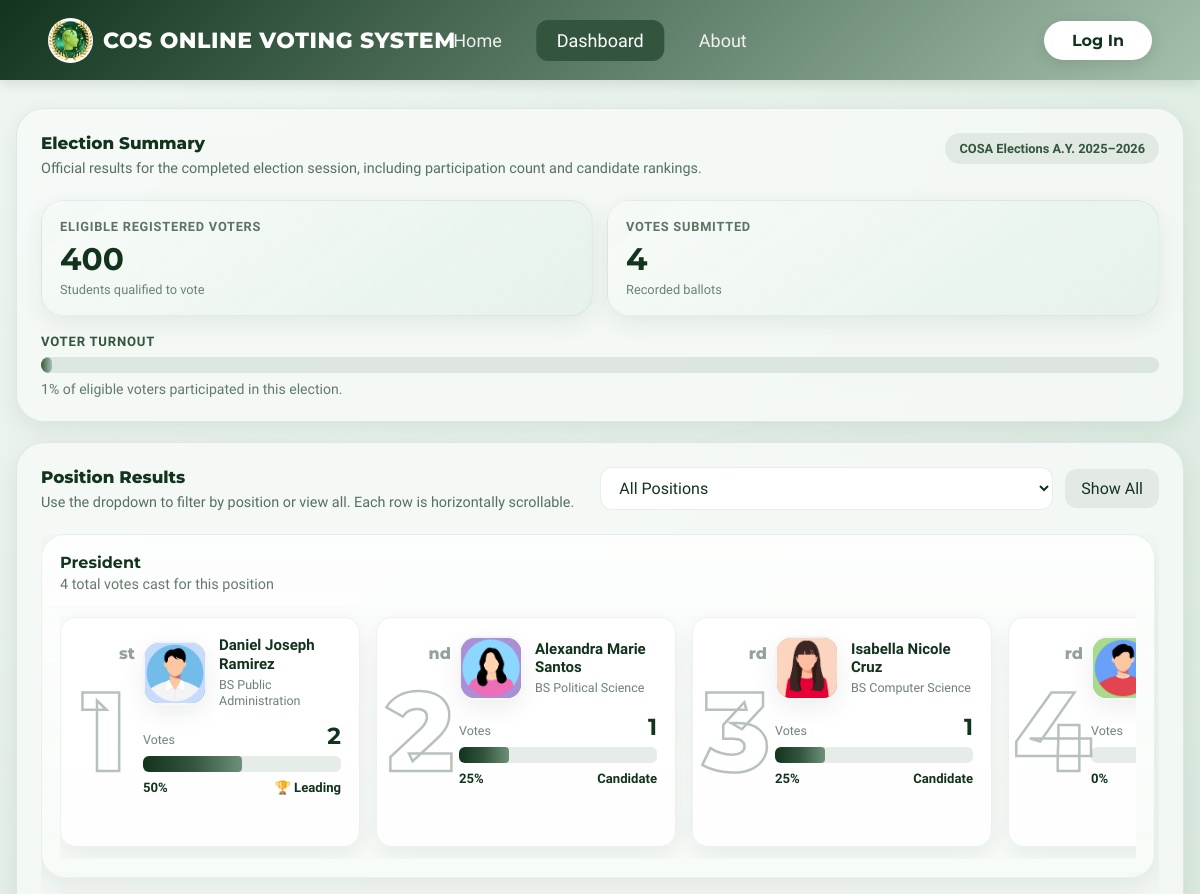
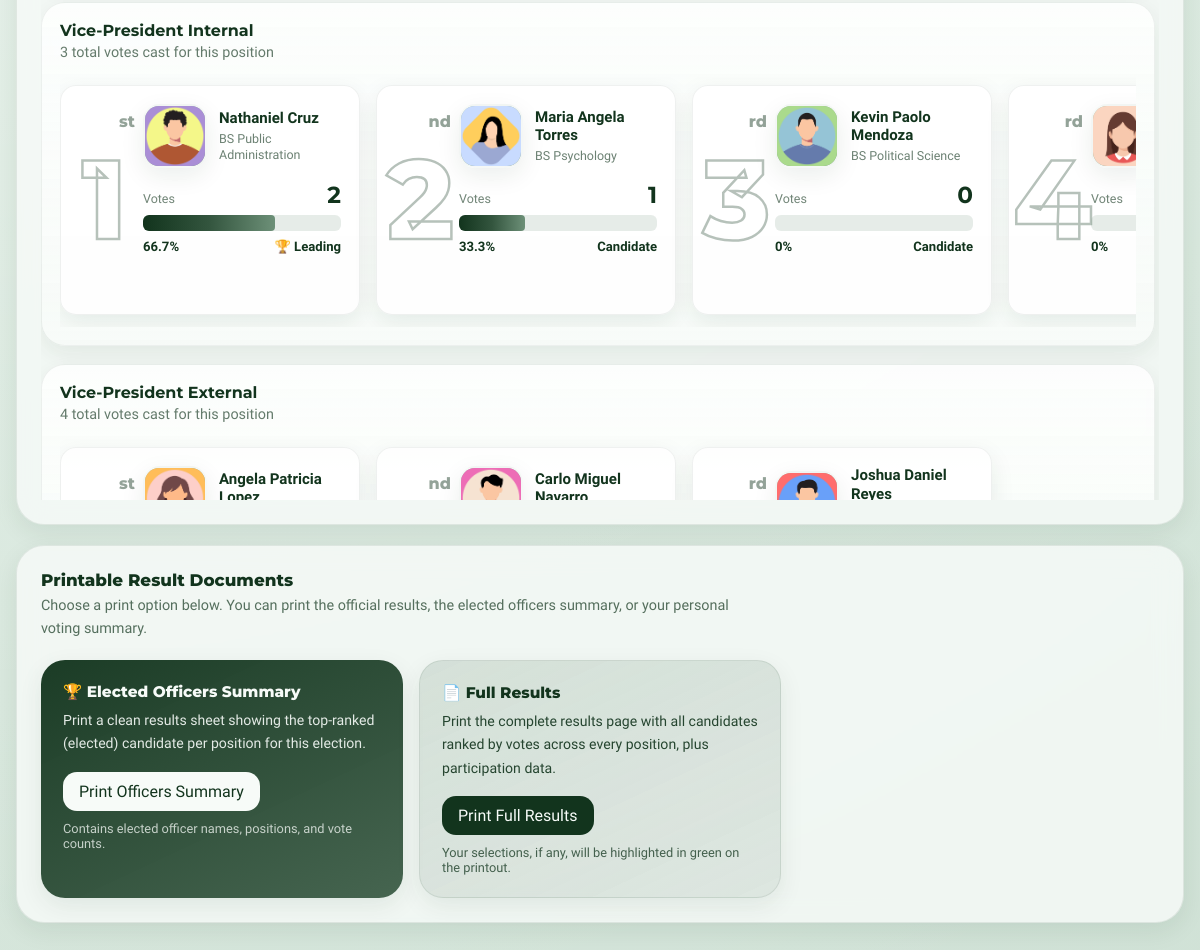
The page /guest/dashboard.php on the database its author committed (2 pictures, top to bottom).
### tables this page shows
CREATE TABLE `elections` (
  `id` int(11) NOT NULL,
  `title` varchar(200) NOT NULL,
  `description` text DEFAULT NULL,
  `start_date` datetime NOT NULL,
  `end_date` datetime NOT NULL,
  `status` enum('upcoming','ongoing','ended') NOT NULL DEFAULT 'upcoming',
  `created_by` int(11) DEFAULT NULL,
  `created_at` datetime NOT NULL DEFAULT current_timestamp()
);

CREATE TABLE `positions` (
  `id` int(11) NOT NULL,
  `election_id` int(11) NOT NULL,
  `title` varchar(100) NOT NULL,
  `sort_order` int(11) NOT NULL DEFAULT 0
);

CREATE TABLE `candidates` (
  `id` int(11) NOT NULL,
  `election_id` int(11) NOT NULL,
  `position_id` int(11) NOT NULL,
  `student_id` varchar(20) NOT NULL,
  `name` varchar(160) NOT NULL,
  `course` varchar(80) NOT NULL,
  `partylist` varchar(100) DEFAULT '',
  `motto` text DEFAULT NULL,
  `platforms` text DEFAULT NULL,
  `achievements` text DEFAULT NULL,
  `photo` varchar(255) DEFAULT '',
  `elected` tinyint(1) NOT NULL DEFAULT 0 COMMENT '1 = marked as elected officer after election ends',
  `created_at` datetime NOT NULL DEFAULT current_timestamp()
);

### guest/dashboard.php (the view, shortened to what this page needs)
<?php
$db = getDB();
function initials(string $name): string {
    $parts = preg_split('/\s+/', trim($name));
    return strtoupper(($parts[0][0] ?? '') . ($parts[1][0] ?? ''));
}
function photoSrc(?string $path): string {
    if (!$path) return '';
    return '/' . ltrim($path, '/');
}
$election = $db->query("SELECT * FROM elections WHERE status='ongoing' LIMIT 1")->fetch();
if (!$election) {
    $election = $db->query("SELECT * FROM elections ORDER BY start_date DESC LIMIT 1")->fetch();
}
$stats = ['voters' => 0, 'votes' => 0, 'candidates' => 0, 'positions' => 0];
$positions      = [];
$candidatesByPos = [];
if ($election) {
    $stats['voters'] = $db->query("SELECT COUNT(*) FROM users WHERE role='student'")->fetchColumn();
    $sv = $db->prepare("SELECT COUNT(DISTINCT voter_id) FROM votes WHERE election_id=?");
    $sv->execute([$election['id']]);
    $stats['votes'] = $sv->fetchColumn();
    $sc = $db->prepare("SELECT COUNT(*) FROM candidates WHERE election_id=?");
    $sc->execute([$election['id']]);
    $stats['candidates'] = $sc->fetchColumn();
    $sp = $db->prepare("SELECT COUNT(*) FROM positions WHERE election_id=?");
    $sp->execute([$election['id']]);
    $stats['positions'] = $sp->fetchColumn();
    if (in_array($election['status'], ['ongoing', 'ended'])) {
        $pStmt = $db->prepare(
            "SELECT p.id, p.title, p.sort_order, COUNT(v.id) AS vote_count
             FROM positions p
             LEFT JOIN votes v ON v.position_id = p.id AND v.election_id = ?
             GROUP BY p.id ORDER BY p.sort_order"
        );
        $pStmt->execute([$election['id']]);
        $positions = $pStmt->fetchAll();
        if (!empty($positions)) {
            $cStmt = $db->prepare(
                "SELECT c.*, COUNT(v.id) AS votes
                 FROM candidates c
                 LEFT JOIN votes v ON v.candidate_id = c.id
                 WHERE c.election_id = ?
                 GROUP BY c.id
                 ORDER BY c.position_id, votes DESC"
            );
            $cStmt->execute([$election['id']]);
            foreach ($cStmt->fetchAll() as $c) {
                $candidatesByPos[$c['position_id']][] = $c;
            }
        }
    }
}
$isOngoing  = $election && $election['status'] === 'ongoing';
$isEnded    = $election && $election['status'] === 'ended';
$turnout    = $stats['voters'] > 0 ? round($stats['votes'] / $stats['voters'] * 100, 1) : 0;
?>
<!DOCTYPE html>
<html lang="en">
<head>
  <link rel="stylesheet" href="<? echo BASE_URL ?>assets/css/shared.css">
</head>
<body>
  <?php require_once __DIR__ . '/../includes/navbar.php'; ?>
  <main class="page-shell">
    <?php if (!$election): ?>
    <div class="empty-state">
      <div class="empty-icon">🗳️</div>
      <h2>No Active Election</h2>
      <p>There is currently no ongoing or scheduled election. The dashboard will update once an election is created. Please check back later.</p>
    </div>
    <?php else: ?>
    <?php if ($isOngoing): ?>
    <div class="vote-cta print-hidden">
      <div class="vote-cta-text">
        <h2>🗳️ Ready to participate in this election?</h2>
        <p>Log in as a student to cast your vote. You will need your official student credentials to access the voting page during the active election period.</p>
      </div>
      <a href="/login.php" class="vote-now-btn">Log In to Vote →</a>
    </div>
    <div class="ongoing-wrap print-hidden">
      <div class="ongoing-card">
        <div class="eyebrow">Election Session in Progress</div>
        <h2>Voting is currently open. Results will be revealed once the session ends.</h2>
        <p>The dashboard shows live participation progress while the election is active. Final candidate rankings and official vote summaries will be published once voting closes.</p>
        <div class="session-meta"><?= htmlspecialchars($election['title']) ?></div>
        <div class="countdown-card print-hidden countdown-inline">
          <div class="section-label">⏳ Time Remaining Until Election Closes</div>
          <div class="countdown-duration">Election period: <?= htmlspecialchars(date('F j, Y', strtotime($election['start_date']))) ?> – <?= htmlspecialchars(date('F j, Y', strtotime($election['end_date']))) ?></div>
          <div class="cd-row" id="countdown">
            <div class="cd-block"><span class="cd-num">--</span><span class="cd-lbl">Days</span></div>
            <div class="cd-block"><span class="cd-num">--</span><span class="cd-lbl">Hours</span></div>
            <div class="cd-block"><span class="cd-num">--</span><span class="cd-lbl">Mins</span></div>
            <div class="cd-block"><span class="cd-num">--</span><span class="cd-lbl">Secs</span></div>
          </div>
        </div>
        <div class="donut-panel">
          <div class="donut-shell">
            <div class="donut-chart"></div>
            <div class="donut-center">
              <div>
                <strong><?= $turnout ?>%</strong>
                <span>Overall turnout</span>
              </div>
            </div>
          </div>
          <div class="legend">
            <div class="legend-item">
              <span class="swatch voted"></span>
              <span class="legend-label">Already Voted</span>
              <span class="legend-value"><?= number_format($stats['votes']) ?></span>
            </div>
            <div class="legend-item">
              <span class="swatch remaining"></span>
              <span class="legend-label">Eligible Voters</span>
              <span class="legend-value"><?= number_format($stats['voters']) ?></span>
            </div>
          </div>
        </div>
      </div>
    </div>
    <?php elseif ($isEnded): ?>
    <div class="results-card">
      <div class="card-head">
        <div>
          <div class="card-title">Election Summary</div>
          <div class="card-desc">Official results for the completed election session, including participation count and candidate rankings.</div>
        </div>
        <div class="pill"><?= htmlspecialchars($election['title']) ?></div>
      </div>
      <div class="summary-figures">
        <div class="figure-card">
          <div class="metric-sub">Eligible Registered Voters</div>
          <strong><?= number_format($stats['voters']) ?></strong>
          <div class="mini-meta">Students qualified to vote</div>
        </div>
        <div class="figure-card">
          <div class="metric-sub">Votes Submitted</div>
          <strong><?= number_format($stats['votes']) ?></strong>
          <div class="mini-meta">Recorded ballots</div>
        </div>
      </div>
      <div class="metric-sub">Voter Turnout</div>
      <div class="progress-rail">
        <div class="progress-fill" style="width:<?= $turnout ?>%"></div>
      </div>
      <p class="section-hint"><?= $turnout ?>% of eligible voters participated in this election.</p>
    </div>
    <?php if (!empty($positions)): ?>
    <div class="results-card">
      <div class="card-head">
        <div>
          <div class="card-title">Position Results</div>
          <div class="card-desc">Use the dropdown to filter by position or view all. Each row is horizontally scrollable.</div>
        </div>
        <div class="section-tools print-hidden">
          <select class="filter-select" id="positionFilter" aria-label="Filter by position">
            <option value="all">All Positions</option>
          </select>
          <button class="ghost-btn" id="expandAllBtn" type="button">Show All</button>
        </div>
      </div>
      <div class="positions-stack" id="positionsStack">
        <?php foreach ($positions as $pos):
          $cands    = $candidatesByPos[$pos['id']] ?? [];
          $posTotal = array_sum(array_column($cands, 'votes'));
          $suffixes = ['st','nd','rd'];
          $topVotes = !empty($cands) ? (int)$cands[0]['votes'] : 0;
          $isTiePos = !empty($cands) && count(array_filter($cands, fn($c) => (int)$c['votes'] === $topVotes)) > 1;
        ?>
        <div class="position-card" data-pos="pos-<?= $pos['id'] ?>">
          <h3><?= htmlspecialchars($pos['title']) ?></h3>
          <p><?= $pos['vote_count'] ?> total vote<?= $pos['vote_count'] != 1 ? 's' : '' ?> cast for this position</p>
          <div class="candidate-grid">
            <?php foreach ($cands as $rank => $c):
              $cpct   = $posTotal > 0 ? round($c['votes'] / $posTotal * 100, 1) : 0;
              $photo  = photoSrc($c['photo'] ?? '');
              $rankN  = $rank + 1;
              $suffix = $suffixes[min($rankN - 1, 2)] ?? 'th';
            ?>
            <div class="candidate-card">
              <div class="rank-display">
                <span class="rank-number"><?= $rankN ?></span>
                <span class="rank-suffix"><?= $suffix ?></span>
              </div>
              <div class="candidate-top">
                <div class="candidate-profile">
                  <div class="candidate-avatar">
                    <?php if ($photo): ?>
                      <img src="<?= htmlspecialchars($photo) ?>" alt="<?= htmlspecialchars($c['name']) ?>" onerror="this.style.display='none';this.parentNode.innerHTML+='<?= htmlspecialchars(initials($c['name'])) ?>'">
                    <?php else: ?>
                      <?= htmlspecialchars(initials($c['name'])) ?>
                    <?php endif; ?>
                  </div>
                  <div>
                    <div class="candidate-name"><?= htmlspecialchars($c['name']) ?></div>
                    <div class="candidate-position"><?= htmlspecialchars($c['course']) ?><?= $c['partylist'] ? ' &bull; ' . htmlspecialchars($c['partylist']) : '' ?></div>
                  </div>
                </div>
              </div>
              <div class="vote-values">
                <span class="v-label">Votes</span>
                <strong><?= $c['votes'] ?></strong>
              </div>
              <div class="vote-bar"><span style="width:<?= $cpct ?>%"></span></div>
              <div class="candidate-foot">
                <span><?= $cpct ?>%</span>
                <?php
                  $isCandTied = $isTiePos && (int)$c['votes'] === $topVotes;
                  echo '<span>' . ($isCandTied ? '🤝 Tie' : ($rank === 0 ? '🏆 Leading' : 'Candidate')) . '</span>';
                ?>
              </div>
            </div>
            <?php endforeach; ?>
          </div>
        </div>
        <?php endforeach; ?>
      </div>
    </div>
    <div class="results-card print-hidden">
      <div class="card-head">
        <div>
          <div class="card-title">Printable Result Documents</div>
          <div class="card-desc">Choose a print option below. You can print the official results, the elected officers summary, or your personal voting summary.</div>
        </div>
      </div>
      <div class="print-actions">
        <div class="print-card">
          <h3>🏆 Elected Officers Summary</h3>
          <p>Print a clean results sheet showing the top-ranked (elected) candidate per position for this election.</p>
          <button class="print-btn" type="button" onclick="printWinners()">Print Officers Summary</button>
          <div class="print-note">Contains elected officer names, positions, and vote counts.</div>
        </div>
        <div class="print-card alt">
          <h3>📄 Full Results</h3>
          <p>Print the complete results page with all candidates ranked by votes across every position, plus participation data.</p>
          <button class="print-btn" type="button" onclick="printFull()">Print Full Results</button>
          <div class="print-note">Your selections, if any, will be highlighted in green on the printout.</div>
        </div>
      </div>
    </div>
    <?php endif; ?>
    <?php endif; ?>
    <?php endif; ?>
  </main>
</body>
</html>

### assets/css/shared.css (style rules this page uses)
:root { --deep-green: #12341d; --mid-green: #33553e; --soft-green: #6d9078; --pale-green: #a4c1ad; --tint-green: #d5e8db; --white-glass: rgba(255,255,255,0.3); }
*, *::before, *::after { box-sizing: border-box; margin: 0; padding: 0; }
body { font-family: 'Geist', sans-serif; }

### rows shown on the page
elections: title "COSA Elections A.Y. 2025–2026"
positions: title "President", vote_count "4"
candidates: suffix "st", photo (picture), name "Daniel Joseph Ramirez", course "BS Public Administration", votes "2", cpct "50", shows "🏆 Leading"
candidates: suffix "nd", photo (picture), name "Alexandra Marie Santos", course "BS Political Science", votes "1", cpct "25", shows "Candidate"
candidates: suffix "rd", photo (picture), name "Isabella Nicole Cruz", course "BS Computer Science", votes "1", cpct "25", shows "Candidate"
candidates: suffix "rd", photo (picture), cpct "0"
positions: title "Vice-President Internal", vote_count "3"
candidates: suffix "st", photo (picture), name "Nathaniel Cruz", course "BS Public Administration", votes "2", cpct "66.7", shows "🏆 Leading"
candidates: suffix "nd", photo (picture), name "Maria Angela Torres", course "BS Psychology", votes "1", cpct "33.3", shows "Candidate"
candidates: suffix "rd", photo (picture), name "Kevin Paolo Mendoza", course "BS Political Science", votes "0", cpct "0", shows "Candidate"
candidates: suffix "rd", photo (picture), cpct "0"
positions: title "Vice-President External", vote_count "4"
candidates: suffix "st", photo (picture), name "Angela Patricia…"
candidates: suffix "nd", photo (picture), name "Carlo Miguel…"
candidates: suffix "rd", photo (picture), name "Joshua Daniel Reyes"

### other values the page prints
$label "Home Dashboard About"
$stats['voters'] "400"
$stats['votes'] "4"
$turnout "1"
